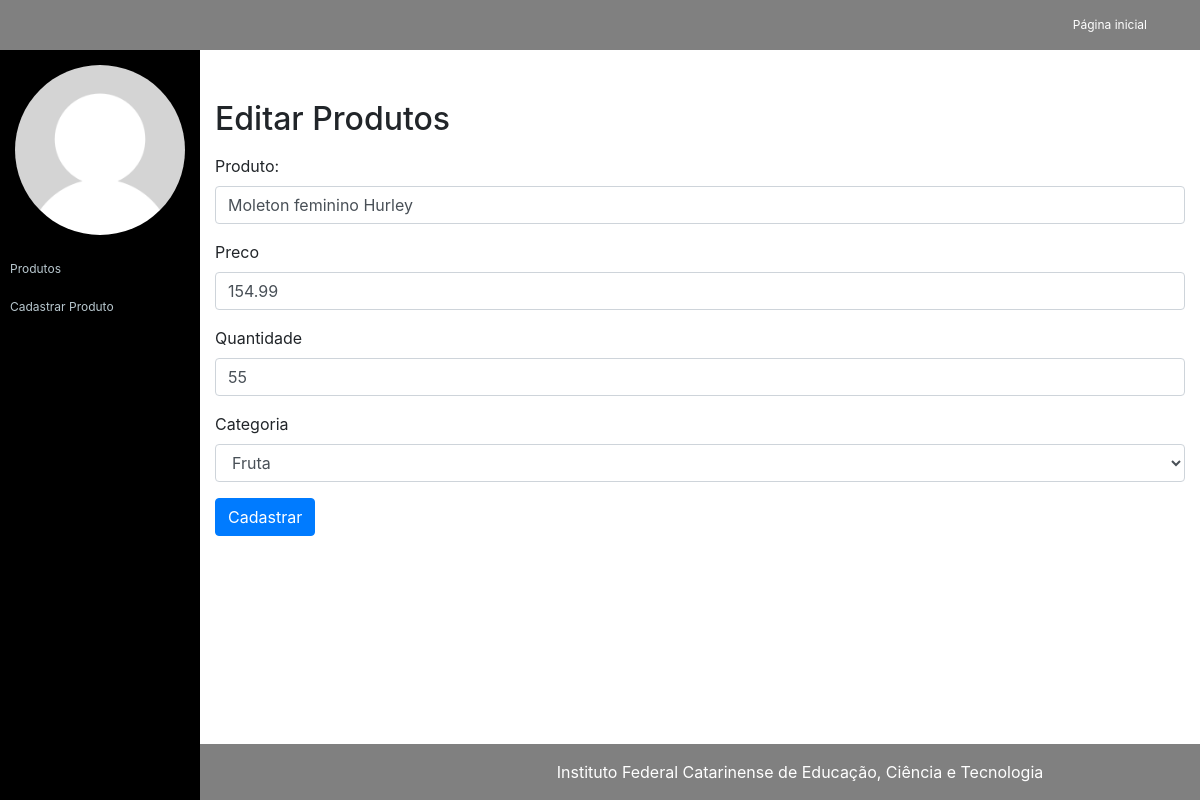
Screenshot of /app/views/admin/editar-produto.php?id=4 with the database file from the repository.
### tables this page shows
CREATE TABLE `tb_produtos` (
  `estoque` int(11) NOT NULL,
  `id` int(11) NOT NULL,
  `nome` varchar(32) NOT NULL,
  `categoria` varchar(32) NOT NULL,
  `preco` decimal(10,2) NOT NULL
);

### app/models/Conexao.php (called while the page is built, shortened)
<?php
class Conexao {
    public static $conexao = null;
    public static function getConexao(){
        try{
            if(self::$conexao == null){
                $dbHost=self::HOST;
                $dbName=self::NOMEBANCO;
                $dbUser=self::USUARIO;
                $dbPass=self::SENHA;
                self::$conexao = new PDO("mysql:host=$dbHost;dbname=$dbName;charset=utf8", $dbUser, $dbPass, array(PDO::MYSQL_ATTR_INIT_COMMAND => "SET NAMES 'utf8'"));
                self::$conexao->setAttribute(PDO::ATTR_ERRMODE, PDO::ERRMODE_EXCEPTION);
            }
            return self::$conexao;
        }catch(PDOException $e){
            die("Falhou a conexao ou ocorreu um erro banco: " . $e->getMessage());
        }
        return $conexao;
    }
}

### app/models/CrudProdutos.php (called while the page is built, shortened)
<?php
require_once "Conexao.php";
require_once "Produto.php";
class CrudProdutos {
    private $conexao;
    public function __construct() {
        $this->conexao = Conexao::getConexao();
    }
    public function getProduto(int $id){
        $consulta = $this->conexao->query("SELECT * FROM tb_produtos WHERE id = $id");
        $produto = $consulta->fetch(PDO::FETCH_ASSOC);
        return new Produto($produto['nome'], $produto['preco'], $produto['categoria'], $produto['estoque'], $produto['id']);
    }
}

### app/models/Produto.php (called while the page is built, shortened)
<?php
require_once "Conexao.php";
class Produto {
    public function __construct($nome, $preco, $categoria,$estoque, $id = null){
        $this->nome = $nome;
        $this->preco = $preco;
        $this->estoque = $estoque;
        $this->id = $id;
    }
}

### app/views/admin/editar-produto.php (the view, shortened to what this page needs)
<?php
require_once 'cabecalho.php';
require_once "../../models/CrudProdutos.php";
$crud = new CrudProdutos();
$id = filter_input(INPUT_GET, 'id', FILTER_VALIDATE_INT);
$crud->getProduto($id);
$produto = $crud->getProduto($_GET['id']);
?>
    <h2>Editar Produtos</h2>
    <form action="../../controllers/controladorProduto.php?acao=editar&id=<?=$produto->id?>" method="post">
        <div class="form-group">
            <label for="produto">Produto:</label>
            <input value="<?= $produto->nome?>" name="nome" type="text" class="form-control" id="produto" aria-describedby="nome produto" placeholder="">
        </div>
        <div class="form-group">
            <label for="preco">Preco</label>
            <input value="<?= $produto->preco?>"name="preco" type="number" step="0.01" class="form-control" id="preco" placeholder="">
        </div>
        <div class="form-group">
            <label for="quantidade">Quantidade</label>
            <input value="<?= $produto->estoque?>"name="estoque" type="number" class="form-control" id="quantidade" placeholder="">
        </div>
        <div class="form-group">
            <label for="Categoria">Categoria</label>
            <select name="categoria" class="form-control" id="Categoria">
                <option value="Fruta">Fruta</option>
            </select>
        </div>
        <button type="submit" class="btn btn-primary">Cadastrar</button>
    </form>
<?php require_once "rodape.php"; ?>

### assets/css/ifc-style.css (style rules this page uses)
body { padding-top: 55px; }
@media (min-width: 992px) { body { padding-top: 55px; } }

### rows the page displays
tb_produtos: nome "Moleton feminino Hurley", preco "154.99", estoque "55"
